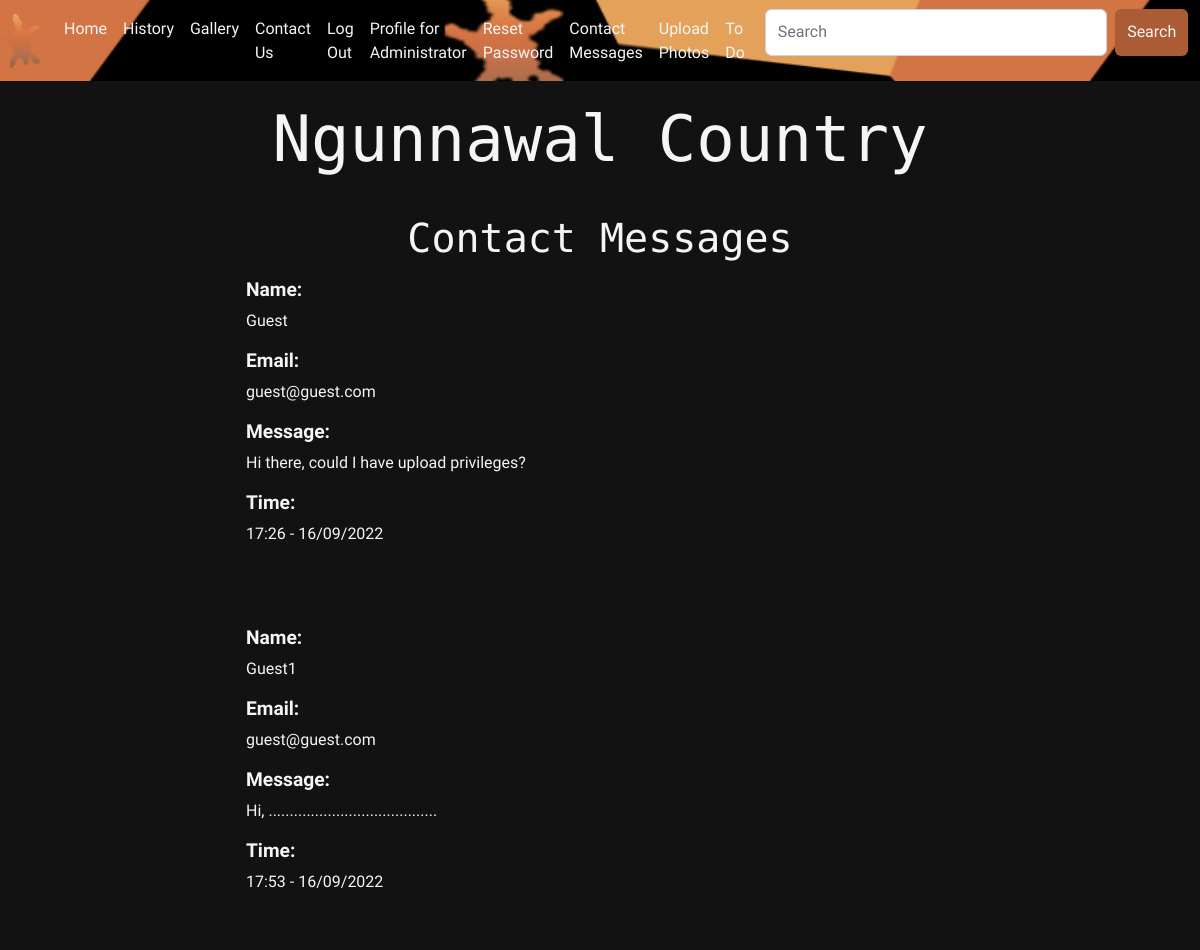
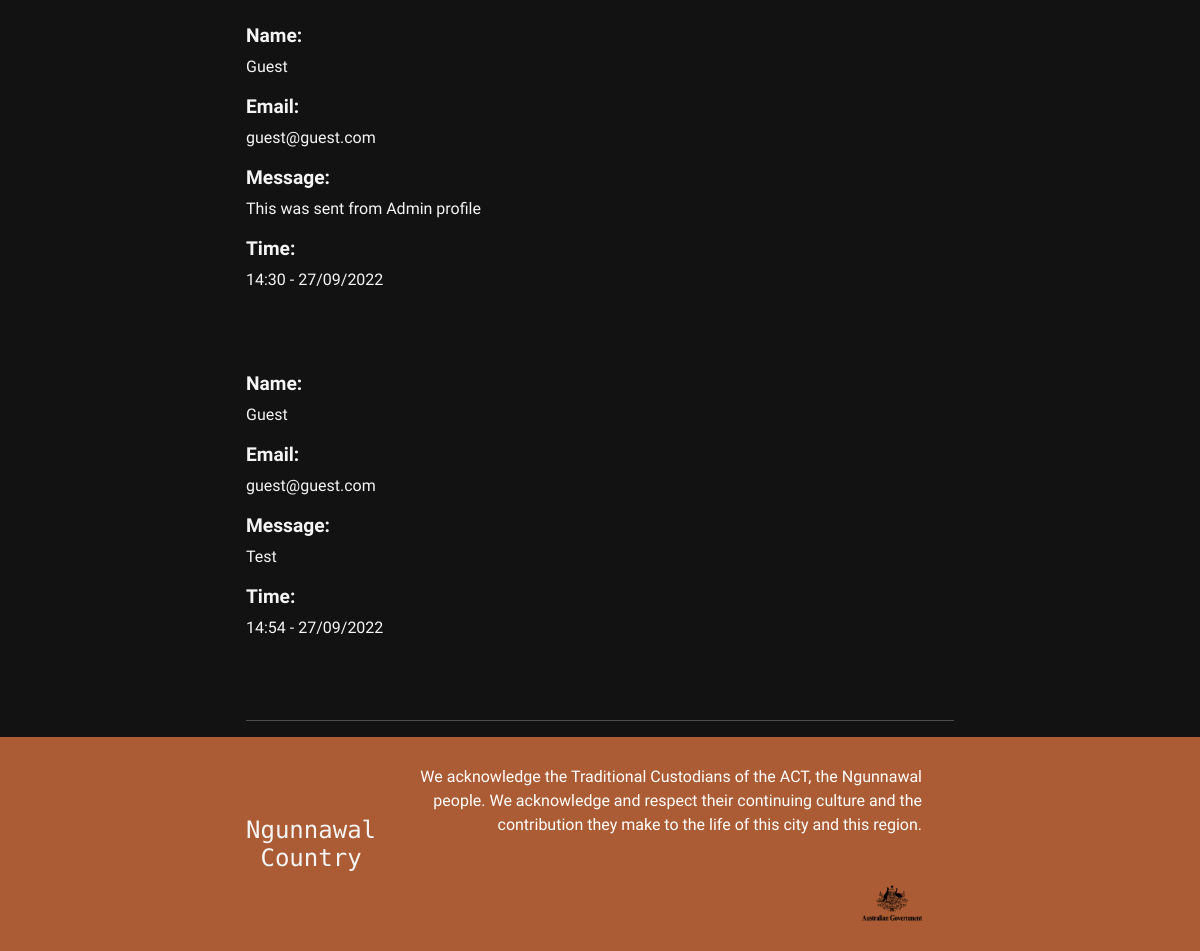
/contactmessages (signed in), run on the app's committed database (2 pictures, top to bottom).
### models.py (models this page shows, shortened)
class User(UserMixin, db.Model):
    id = db.Column(db.Integer, primary_key=True)
    email_address = db.Column(db.String(255), unique=True)
    name = db.Column(db.String(255))
    password_hash = db.Column(db.String(255))
    user_level = db.Column(db.Integer)
    def is_admin(self):
        if self.user_level == 2:
            return True
        else:
            return False

class Contact(db.Model):    # class is to store db in memory
    id = db.Column(db.Integer, primary_key=True, autoincrement=True)    # equates the database values to simple variables
    name = db.Column(db.Text)   # these variables are stored under the contact class
    email = db.Column(db.Text)  #
    message = db.Column(db.Text)    #
    dateSubmitted = db.Column(db.DateTime)

### app.py (the view)
@app.route('/contactmessages', methods=['GET'])
@login_required
def view_contact_messages():
    if current_user.is_admin():
        contact_messages = Contact.query.all()
        return render_template("contactmessages.html", title="Ngunnawal Country | Contact Messages",
                               user=current_user, messages=contact_messages)
    else:
        flash("You are not allowed to access this page")
        return redirect(url_for("homepage"))

### models.py (called while the page is built)
@login.user_loader
def load_user(id):
    return User.query.get(int(id))

### templates/contactmessages.html
{% extends 'template.html' %}
{% block cellContent1 %}
<h2 class="section-header">Contact Messages</h2>
{% endblock %}
{% block cellContent2 %}
    {% for message in messages %}
        <p> <h3 style="font-size: 1.2rem; font-weight: bold">Name:</h3> {{ message.name }} </p>
        <p> <h3 style="font-size: 1.2rem; font-weight: bold">Email:</h3> {{ message.email }} </p>
        <p> <h3 style="font-size: 1.2rem; font-weight: bold">Message:</h3> {{ message.message }} </p>
        <p> <h3 style="font-size: 1.2rem; font-weight: bold">Time:</h3> {{ message.dateSubmitted.strftime('%H:%M - %d/%m/%Y') }} </p>
        <br>
        <br>
    {% endfor %}
{% endblock %}

### templates/template.html (shortened to what this page needs)
<!DOCTYPE html>
<head>
    <link rel="stylesheet" href="https://cdn.jsdelivr.net/npm/bootstrap@4.0.0/dist/css/bootstrap.min.css"
/>
    <link rel="stylesheet" href="/static/css/bootstrap.css"
/>
    <link rel="stylesheet" href="/static/styles.css"/>
</head>
<body>
<header>
    <nav
            class="navbar navbar-dark bg-dark navbar-expand-lg"
            style="background-image: url(/static/Images/Requisites/Ngunnawal-country-banner.png);
    background-size: 1000px 150px;
    background-position: right;
    background-repeat: repeat;"
            role="navigation">
        <img
                class="navbar-brand"
                src="/static/Images/Requisites/Ngunnawal-logo.png"
                width="40px"
                height="65px" href="#"></a>
        <div class="collapse navbar-collapse" id="navbarNavAltMarkup">
            <div class="navbar-nav">
                    <a class="nav-item nav-link active"
                       style="color: whitesmoke;"
                       href="/">Home
                       <span class="sr-only">(current)</span></a>
                    <a class="nav-item nav-link"
                       style="color: whitesmoke;"
                       href="/history">History</a>
                    <a class="nav-item nav-link"
                       style="color: whitesmoke;"
                       href="/gallery">Gallery</a>
                    <a class="nav-item nav-link"
                       style="color: whitesmoke;"
                       href="/contact">Contact Us</a>
                {% if user.is_anonymous %}
                    <a class="nav-item nav-link"
                       style="color: whitesmoke;"
                       href="/register">User Registration</a>
                    <a class="nav-item nav-link"
                       style="color: whitesmoke;"
                       href="/login">Login</a>
                {% elif current_user.is_admin() %}
                    <a class="nav-item nav-link"
                       style="color: whitesmoke;"
                       href="/logout">Log Out</a>
                    <a class="nav-item nav-link" style="color: whitesmoke;"
                       href="/profile">Profile for {{ user.name }}</a>
                    <a class="nav-item nav-link"
                       style="color: whitesmoke;"
                       href="/passwordreset">Reset Password</a>
                    <a class="nav-item nav-link"
                       style="color: whitesmoke;"
                       href="/contactmessages">Contact Messages</a>
                    <a class="nav-item nav-link"
                       style="color: whitesmoke;"
                       href="/uploadphotos">Upload Photos</a>
                    <a class="nav-item nav-link"
                       style="color: whitesmoke;"
                       href="/todo">To Do</a>
                {% endif %}
                <div class="search-box container-fluid">
                    <form class="d-flex" role="search">
                        <input class="search-box-text form-control me-2" type="search" placeholder="Search"
                               aria-label="Search">
                        <button class="btn" type="submit">Search</button>
                    </form>
                </div>
            </div>
        </div>
    </nav>
    <h1
            class="company-name company-name-large"
            style="padding-top: 20px; padding-bottom: 20px;">Ngunnawal Country</h1>
</header>
<section class="content-section container">
    <p>
        {% block cellContent1 %} {% endblock %}
    </p>
    <p>
        {% block cellContent2 %} {% endblock %}
    </p>
    <hr/>
</section>
<footer class="main-footer">
    <div class="container main-footer-container">
        <h3 style="font-size: 1.5em;" class="company-name">Ngunnawal Country</h3>
        <ul class="nav footer-nav">
            <li>
                <a>
                    We acknowledge the Traditional Custodians of the ACT, the Ngunnawal
                    people. We acknowledge and respect their continuing culture and the
                    contribution they make to the life of this city and this region.
                </a>
            </li>
            <li style="width: 100%;">
                <a href="https://www.act.gov.au/ngunnawal-country"
                   style="background-size:contain">
                    <img src="/static/Images/Footer/government-icon.png"/>
                </a>
            </li>
        </ul>
    </div>
</footer>
</body>
</html>

### static/styles.css (style rules this page uses)
* { box sizing: border-box; font-family: 'Urbanist', sans-serif; }
html, body { margin: 0; padding: 0; }
.nav li { display: inline; }
.nav a { display: inline-block; padding: 1.5em; color: white; text-decoration: none; }
.company-name { text-align: center; color: whitesmoke; font-family: 'Azeret Mono', monospace; margin: 0; font-size: 3em; }
.company-name-large { font-size: 4em; }
.content-section { margin: 1em; }
.container { max-width: 900px; margin: 0 auto; padding: 0 6em; }
.section-header { font-family: 'Azeret Mono', monospace; color: whitesmoke; text-decoration: none; text-align: center; font-size: 2.5em; }
.main-footer { background-color: #ac5c34; color: White; padding: .25em 0; }
.main-footer-container { display: flex; align-items: center; }
.main-footer-container ul { flex-grow: 1; text-align: right; }
.footer-nav li { padding: 0 .5em; }
.footer-nav img { width: 60px; height: 38px; }
.btn { color: whitesmoke; background-color: #ac5c34; text-align: center; vertical-align: middle; padding: .67em; cursor: pointer; }
body { background-color: #121212; color: whitesmoke; }
.search-box-text { color: whitesmoke; }

### data on the page
User: name "Administrator"
Contact: name "Guest", email "guest@guest.com", message "Hi there, could I have upload privileges?", dateSubmitted "17:26 - 16/09/2022"
Contact: name "Guest1", email "guest@guest.com", message "Hi, ........................................", dateSubmitted "17:53 - 16/09/2022"
Contact: name "Guest", email "guest@guest.com", message "This was sent from Admin profile", dateSubmitted "14:30 - 27/09/2022"
Contact: name "Guest", email "guest@guest.com", message "Test", dateSubmitted "14:54 - 27/09/2022"
